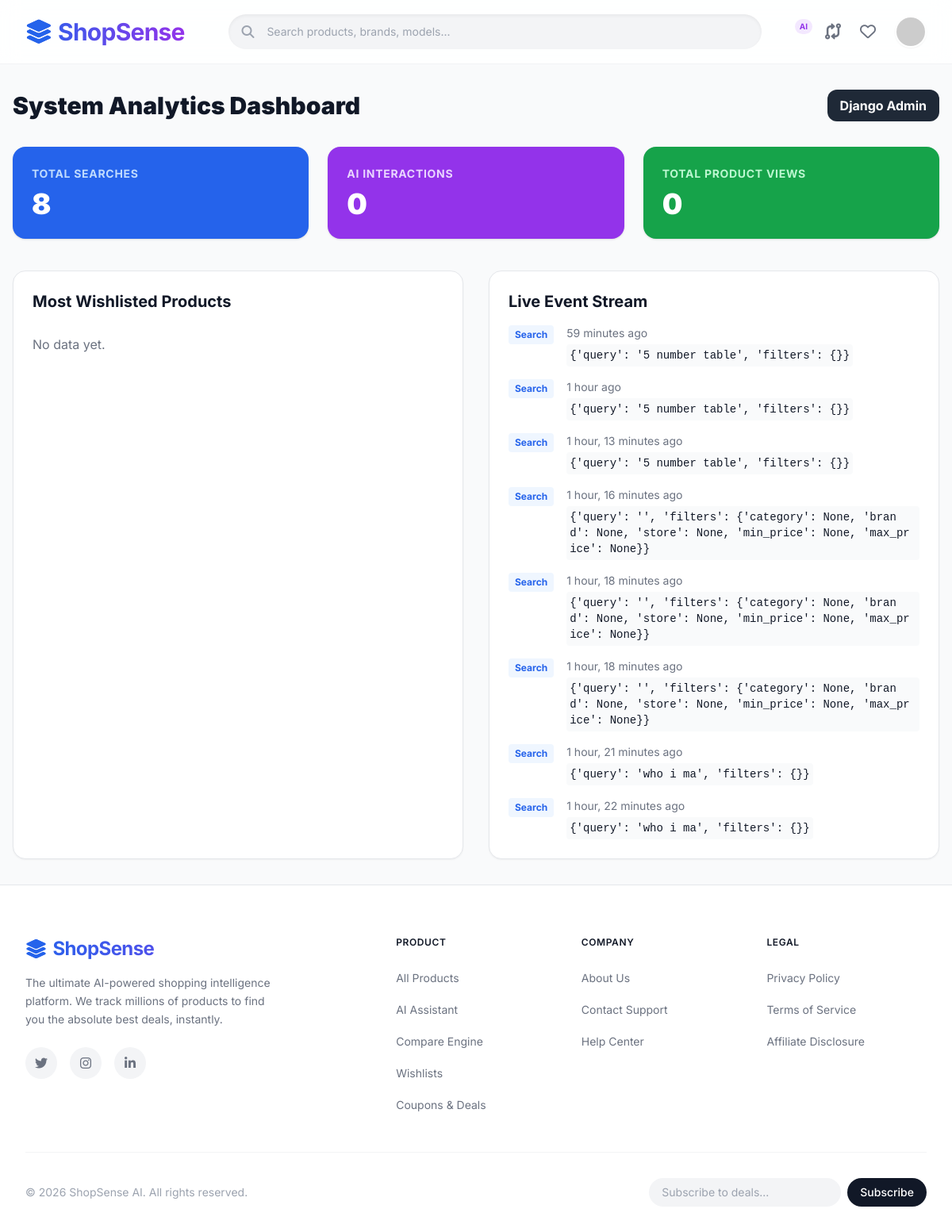
Page /dashboard/ (signed in) on the committed database.
### analytics/models.py (models this page shows, shortened)
class PlatformEvent(models.Model):
    event_type = models.CharField(max_length=50, choices=EventType.choices)
    user = models.ForeignKey(settings.AUTH_USER_MODEL, on_delete=models.SET_NULL, null=True, blank=True)
    session_key = models.CharField(max_length=40, null=True, blank=True)
    metadata = models.JSONField(default=dict, blank=True)
    created_at = models.DateTimeField(auto_now_add=True)
    class Meta:
        ordering = ['-created_at']
        indexes = [
            models.Index(fields=['event_type', 'created_at']),
        ]

### dashboard/views.py (the view)
# urls.py: path('', AdminDashboardView.as_view(), name='custom_admin_dashboard'),
class AdminDashboardView(UserPassesTestMixin, View):
    def test_func(self):
        return self.request.user.is_superuser
    def get(self, request):
        total_searches = PlatformEvent.objects.filter(event_type=EventType.SEARCH).count()
        total_ai_queries = PlatformEvent.objects.filter(event_type=EventType.AI_QUERY).count()
        total_product_views = PlatformEvent.objects.filter(event_type=EventType.PRODUCT_VIEW).count()
        top_wishlisted = Product.objects.annotate(
            wishlist_count=Count('wishlistitem')
        ).filter(wishlist_count__gt=0).order_by('-wishlist_count')[:10]
        recent_events = PlatformEvent.objects.all()[:15]
        context = {
            'total_searches': total_searches,
            'total_ai_queries': total_ai_queries,
            'total_product_views': total_product_views,
            'top_wishlisted': top_wishlisted,
            'recent_events': recent_events
        }
        return render(request, 'dashboard/index.html', context)

### system/context_processors.py (called while the page is built, shortened)
def admin_dashboard_stats(request):
    if request.path != '/admin/' or not request.user.is_superuser:
        return {}

### templates/dashboard/index.html (shortened to what this page needs)
{% extends 'base.html' %}
{% block content %}
<div class="max-w-7xl mx-auto px-4 py-8">
    <div class="flex justify-between items-center mb-8">
        <h1 class="text-3xl font-black">System Analytics Dashboard</h1>
        <a href="/admin/" class="bg-gray-800 text-white px-4 py-2 rounded-xl font-bold hover:bg-black transition">Django Admin</a>
    </div>
    <div class="grid grid-cols-1 md:grid-cols-3 gap-6 mb-10">
        <div class="bg-blue-600 text-white rounded-2xl p-6 shadow">
            <h3 class="text-blue-200 font-bold uppercase tracking-wider text-sm mb-2">Total Searches</h3>
            <div class="text-4xl font-black">{{ total_searches }}</div>
        </div>
        <div class="bg-purple-600 text-white rounded-2xl p-6 shadow">
            <h3 class="text-purple-200 font-bold uppercase tracking-wider text-sm mb-2">AI Interactions</h3>
            <div class="text-4xl font-black">{{ total_ai_queries }}</div>
        </div>
        <div class="bg-green-600 text-white rounded-2xl p-6 shadow">
            <h3 class="text-green-200 font-bold uppercase tracking-wider text-sm mb-2">Total Product Views</h3>
            <div class="text-4xl font-black">{{ total_product_views }}</div>
        </div>
    </div>
    <div class="grid grid-cols-1 md:grid-cols-2 gap-8">
        <div class="bg-white border rounded-2xl p-6 shadow-sm">
            <h2 class="text-xl font-bold mb-4">Most Wishlisted Products</h2>
            <ul class="divide-y">
                {% for p in top_wishlisted %}
                <li class="py-3 flex justify-between items-center">
                    <span class="text-gray-800 font-medium">{{ p.name }}</span>
                    <span class="bg-gray-100 text-gray-700 px-2 py-1 rounded text-sm font-bold">{{ p.wishlist_count }} Saves</span>
                </li>
                {% empty %}
                <li class="py-3 text-gray-500">No data yet.</li>
                {% endfor %}
            </ul>
        </div>
        <div class="bg-white border rounded-2xl p-6 shadow-sm">
            <h2 class="text-xl font-bold mb-4">Live Event Stream</h2>
            <div class="space-y-4">
                {% for event in recent_events %}
                <div class="flex items-start gap-4">
                    <div class="bg-blue-50 text-blue-600 text-xs font-bold px-2 py-1 rounded">{{ event.get_event_type_display }}</div>
                    <div>
                        <div class="text-sm text-gray-500">{{ event.created_at|timesince }} ago</div>
                        <div class="text-sm font-mono bg-gray-50 p-1 mt-1 rounded break-all">{{ event.metadata }}</div>
                    </div>
                </div>
                {% empty %}
                <div class="text-gray-500">No recent events.</div>
                {% endfor %}
            </div>
        </div>
    </div>
</div>
{% endblock %}

### templates/base.html (style rules this page uses)
body { font-family: 'Inter', sans-serif; }

### rows in the picture
PlatformEvent: event_type "Search", created_at "59 minutes", metadata "{'query': '5 number table', 'filters': {}}"
PlatformEvent: event_type "Search", created_at "1 hour", metadata "{'query': '5 number table', 'filters': {}}"
PlatformEvent: event_type "Search", created_at "1 hour, 13 minutes", metadata "{'query': '5 number table', 'filters': {}}"
PlatformEvent: event_type "Search", created_at "1 hour, 16 minutes", metadata "{'query': '', 'filters': {'category': None, 'brand': None, 'store': None, 'min_price': None, 'max_price': None}}"
PlatformEvent: event_type "Search", created_at "1 hour, 18 minutes", metadata "{'query': '', 'filters': {'category': None, 'brand': None, 'store': None, 'min_price': None, 'max_price': None}}"
PlatformEvent: event_type "Search", created_at "1 hour, 18 minutes", metadata "{'query': '', 'filters': {'category': None, 'brand': None, 'store': None, 'min_price': None, 'max_price': None}}"
PlatformEvent: event_type "Search", created_at "1 hour, 21 minutes", metadata "{'query': 'who i ma', 'filters': {}}"
PlatformEvent: event_type "Search", created_at "1 hour, 22 minutes", metadata "{'query': 'who i ma', 'filters': {}}"

### other values in the picture
{{ total_searches }} "8"
{{ total_ai_queries }} "0"
{{ total_product_views }} "0"
